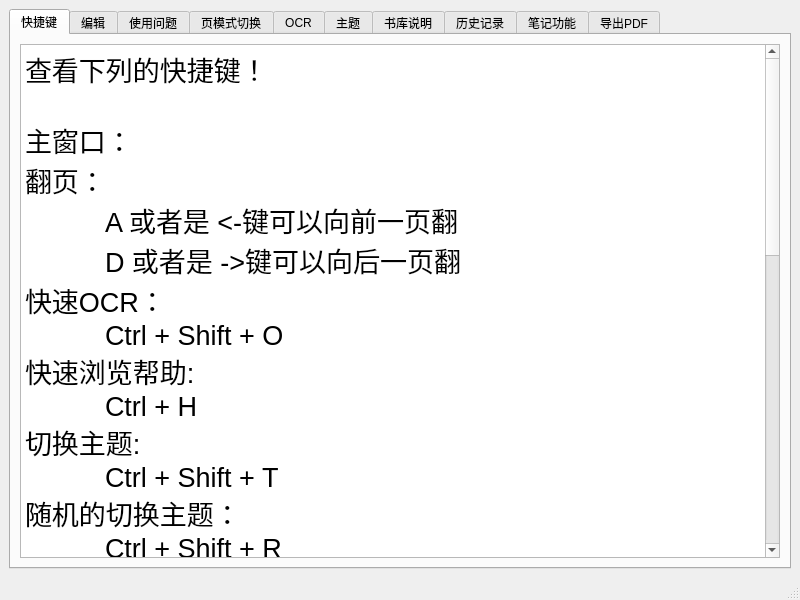
<?xml version="1.0" encoding="UTF-8"?>
<ui version="4.0">
 <class>HelpMainWindow</class>
 <widget class="QMainWindow" name="HelpMainWindow">
  <property name="geometry">
   <rect>
    <x>0</x>
    <y>0</y>
    <width>800</width>
    <height>600</height>
   </rect>
  </property>
  <property name="windowTitle">
   <string>MainWindow</string>
  </property>
  <property name="windowIcon">
   <iconset resource="icons.qrc">
    <normaloff>:/toolbar_icon/pic/help.png</normaloff>:/toolbar_icon/pic/help.png</iconset>
  </property>
  <widget class="QWidget" name="centralwidget">
   <layout class="QGridLayout" name="gridLayout">
    <item row="0" column="0">
     <widget class="QTabWidget" name="tabWidget">
      <property name="currentIndex">
       <number>0</number>
      </property>
      <widget class="QWidget" name="tab">
       <attribute name="title">
        <string>快捷键</string>
       </attribute>
       <layout class="QGridLayout" name="gridLayout_2">
        <item row="0" column="0">
         <widget class="QTextBrowser" name="textBrowser">
          <property name="html">
           <string>&lt;!DOCTYPE HTML PUBLIC &quot;-//W3C//DTD HTML 4.0//EN&quot; &quot;http://www.w3.org/TR/REC-html40/strict.dtd&quot;&gt;
&lt;html&gt;&lt;head&gt;&lt;meta name=&quot;qrichtext&quot; content=&quot;1&quot; /&gt;&lt;meta charset=&quot;utf-8&quot; /&gt;&lt;style type=&quot;text/css&quot;&gt;
p, li { white-space: pre-wrap; }
hr { height: 1px; border-width: 0; }
li.unchecked::marker { content: &quot;\2610&quot;; }
li.checked::marker { content: &quot;\2612&quot;; }
&lt;/style&gt;&lt;/head&gt;&lt;body style=&quot; font-family:'Microsoft YaHei UI'; font-size:9pt; font-weight:400; font-style:normal;&quot;&gt;
&lt;p style=&quot; margin-top:0px; margin-bottom:0px; margin-left:0px; margin-right:0px; -qt-block-indent:0; text-indent:0px;&quot;&gt;&lt;span style=&quot; font-size:20pt;&quot;&gt;查看下列的快捷键！&lt;/span&gt;&lt;/p&gt;
&lt;p style=&quot;-qt-paragraph-type:empty; margin-top:0px; margin-bottom:0px; margin-left:0px; margin-right:0px; -qt-block-indent:0; text-indent:0px; font-size:20pt;&quot;&gt;&lt;br /&gt;&lt;/p&gt;
&lt;p style=&quot; margin-top:0px; margin-bottom:0px; margin-left:0px; margin-right:0px; -qt-block-indent:0; text-indent:0px;&quot;&gt;&lt;span style=&quot; font-size:20pt;&quot;&gt;主窗口：&lt;/span&gt;&lt;/p&gt;
&lt;p style=&quot; margin-top:0px; margin-bottom:0px; margin-left:0px; margin-right:0px; -qt-block-indent:0; text-indent:0px;&quot;&gt;&lt;span style=&quot; font-size:20pt;&quot;&gt;翻页：&lt;/span&gt;&lt;/p&gt;
&lt;p style=&quot; margin-top:0px; margin-bottom:0px; margin-left:0px; margin-right:0px; -qt-block-indent:0; text-indent:0px;&quot;&gt;&lt;span style=&quot; font-size:20pt;&quot;&gt;	A 或者是 &amp;lt;-键可以向前一页翻&lt;/span&gt;&lt;/p&gt;
&lt;p style=&quot; margin-top:0px; margin-bottom:0px; margin-left:0px; margin-right:0px; -qt-block-indent:0; text-indent:0px;&quot;&gt;&lt;span style=&quot; font-size:20pt;&quot;&gt;	D 或者是 -&amp;gt;键可以向后一页翻&lt;/span&gt;&lt;/p&gt;
&lt;p style=&quot; margin-top:0px; margin-bottom:0px; margin-left:0px; margin-right:0px; -qt-block-indent:0; text-indent:0px;&quot;&gt;&lt;span style=&quot; font-size:20pt;&quot;&gt;快速OCR：		&lt;/span&gt;&lt;/p&gt;
&lt;p style=&quot; margin-top:0px; margin-bottom:0px; margin-left:0px; margin-right:0px; -qt-block-indent:0; text-indent:0px;&quot;&gt;&lt;span style=&quot; font-size:20pt;&quot;&gt;	Ctrl + Shift + O&lt;/span&gt;&lt;/p&gt;
&lt;p style=&quot; margin-top:0px; margin-bottom:0px; margin-left:0px; margin-right:0px; -qt-block-indent:0; text-indent:0px;&quot;&gt;&lt;span style=&quot; font-size:20pt;&quot;&gt;快速浏览帮助:	&lt;/span&gt;&lt;/p&gt;
&lt;p style=&quot; margin-top:0px; margin-bottom:0px; margin-left:0px; margin-right:0px; -qt-block-indent:0; text-indent:0px;&quot;&gt;&lt;span style=&quot; font-size:20pt;&quot;&gt;	Ctrl + H&lt;/span&gt;&lt;/p&gt;
&lt;p style=&quot; margin-top:0px; margin-bottom:0px; margin-left:0px; margin-right:0px; -qt-block-indent:0; text-indent:0px;&quot;&gt;&lt;span style=&quot; font-size:20pt;&quot;&gt;切换主题:		&lt;/span&gt;&lt;/p&gt;
&lt;p style=&quot; margin-top:0px; margin-bottom:0px; margin-left:0px; margin-right:0px; -qt-block-indent:0; text-indent:0px;&quot;&gt;&lt;span style=&quot; font-size:20pt;&quot;&gt;	Ctrl + Shift + T&lt;/span&gt;&lt;/p&gt;
&lt;p style=&quot; margin-top:0px; margin-bottom:0px; margin-left:0px; margin-right:0px; -qt-block-indent:0; text-indent:0px;&quot;&gt;&lt;span style=&quot; font-size:20pt;&quot;&gt;随机的切换主题：	&lt;/span&gt;&lt;/p&gt;
&lt;p style=&quot; margin-top:0px; margin-bottom:0px; margin-left:0px; margin-right:0px; -qt-block-indent:0; text-indent:0px;&quot;&gt;&lt;span style=&quot; font-size:20pt;&quot;&gt;	Ctrl + Shift + R&lt;/span&gt;&lt;/p&gt;
&lt;p style=&quot; margin-top:0px; margin-bottom:0px; margin-left:0px; margin-right:0px; -qt-block-indent:0; text-indent:0px;&quot;&gt;&lt;span style=&quot; font-size:20pt;&quot;&gt;切换页码阅读模式:	&lt;/span&gt;&lt;/p&gt;
&lt;p style=&quot; margin-top:0px; margin-bottom:0px; margin-left:0px; margin-right:0px; -qt-block-indent:0; text-indent:0px;&quot;&gt;&lt;span style=&quot; font-size:20pt;&quot;&gt;	P&lt;/span&gt;&lt;/p&gt;
&lt;p style=&quot; margin-top:0px; margin-bottom:0px; margin-left:0px; margin-right:0px; -qt-block-indent:0; text-indent:0px;&quot;&gt;&lt;span style=&quot; font-size:20pt;&quot;&gt;撤销上一次修改：&lt;/span&gt;&lt;/p&gt;
&lt;p style=&quot; margin-top:0px; margin-bottom:0px; margin-left:0px; margin-right:0px; -qt-block-indent:0; text-indent:0px;&quot;&gt;&lt;span style=&quot; font-size:20pt;&quot;&gt;	Ctrl + Z&lt;/span&gt;&lt;/p&gt;
&lt;p style=&quot; margin-top:0px; margin-bottom:0px; margin-left:0px; margin-right:0px; -qt-block-indent:0; text-indent:0px;&quot;&gt;&lt;span style=&quot; font-size:20pt;&quot;&gt;打开编辑窗口： &lt;/span&gt;&lt;/p&gt;
&lt;p style=&quot; margin-top:0px; margin-bottom:0px; margin-left:0px; margin-right:0px; -qt-block-indent:0; text-indent:0px;&quot;&gt;&lt;span style=&quot; font-size:20pt;&quot;&gt;	Ctrl + E&lt;/span&gt;&lt;/p&gt;
&lt;p style=&quot; margin-top:0px; margin-bottom:0px; margin-left:0px; margin-right:0px; -qt-block-indent:0; text-indent:0px;&quot;&gt;&lt;span style=&quot; font-size:20pt;&quot;&gt;保存编辑的PDF： &lt;/span&gt;&lt;/p&gt;
&lt;p style=&quot; margin-top:0px; margin-bottom:0px; margin-left:0px; margin-right:0px; -qt-block-indent:0; text-indent:0px;&quot;&gt;&lt;span style=&quot; font-size:20pt;&quot;&gt;	Ctrl + S&lt;/span&gt;&lt;/p&gt;
&lt;p style=&quot;-qt-paragraph-type:empty; margin-top:0px; margin-bottom:0px; margin-left:0px; margin-right:0px; -qt-block-indent:0; text-indent:0px; font-size:20pt;&quot;&gt;&lt;br /&gt;&lt;/p&gt;
&lt;p style=&quot; margin-top:0px; margin-bottom:0px; margin-left:0px; margin-right:0px; -qt-block-indent:0; text-indent:0px;&quot;&gt;&lt;span style=&quot; font-size:20pt;&quot;&gt;编辑窗口：&lt;/span&gt;&lt;/p&gt;
&lt;p style=&quot; margin-top:0px; margin-bottom:0px; margin-left:0px; margin-right:0px; -qt-block-indent:0; text-indent:0px;&quot;&gt;&lt;span style=&quot; font-size:20pt;&quot;&gt;创建文本框： &lt;/span&gt;&lt;/p&gt;
&lt;p style=&quot; margin-top:0px; margin-bottom:0px; margin-left:0px; margin-right:0px; -qt-block-indent:0; text-indent:0px;&quot;&gt;&lt;span style=&quot; font-size:20pt;&quot;&gt;	Ctrl + T&lt;/span&gt;&lt;/p&gt;
&lt;p style=&quot; margin-top:0px; margin-bottom:0px; margin-left:0px; margin-right:0px; -qt-block-indent:0; text-indent:0px;&quot;&gt;&lt;span style=&quot; font-size:20pt;&quot;&gt;创建荧光笔：&lt;/span&gt;&lt;/p&gt;
&lt;p style=&quot; margin-top:0px; margin-bottom:0px; margin-left:0px; margin-right:0px; -qt-block-indent:0; text-indent:0px;&quot;&gt;&lt;span style=&quot; font-size:20pt;&quot;&gt;	Ctrl + M&lt;/span&gt;&lt;/p&gt;
&lt;p style=&quot; margin-top:0px; margin-bottom:0px; margin-left:0px; margin-right:0px; -qt-block-indent:0; text-indent:0px;&quot;&gt;&lt;span style=&quot; font-size:20pt;&quot;&gt;撤销上次更改：&lt;/span&gt;&lt;/p&gt;
&lt;p style=&quot; margin-top:0px; margin-bottom:0px; margin-left:0px; margin-right:0px; -qt-block-indent:0; text-indent:0px;&quot;&gt;&lt;span style=&quot; font-size:20pt;&quot;&gt;	Ctrl + Z&lt;/span&gt;&lt;/p&gt;
&lt;p style=&quot; margin-top:0px; margin-bottom:0px; margin-left:0px; margin-right:0px; -qt-block-indent:0; text-indent:0px;&quot;&gt;&lt;span style=&quot; font-size:20pt;&quot;&gt;恢复上次撤销: &lt;/span&gt;&lt;/p&gt;
&lt;p style=&quot; margin-top:0px; margin-bottom:0px; margin-left:0px; margin-right:0px; -qt-block-indent:0; text-indent:0px;&quot;&gt;&lt;span style=&quot; font-size:20pt;&quot;&gt;	Ctrl + Y&lt;/span&gt;&lt;/p&gt;
&lt;p style=&quot; margin-top:0px; margin-bottom:0px; margin-left:0px; margin-right:0px; -qt-block-indent:0; text-indent:0px;&quot;&gt;&lt;span style=&quot; font-size:20pt;&quot;&gt;保存更改：&lt;/span&gt;&lt;/p&gt;
&lt;p style=&quot; margin-top:0px; margin-bottom:0px; margin-left:0px; margin-right:0px; -qt-block-indent:0; text-indent:0px;&quot;&gt;&lt;span style=&quot; font-size:20pt;&quot;&gt;	Ctrl + S&lt;/span&gt;&lt;/p&gt;
&lt;p style=&quot;-qt-paragraph-type:empty; margin-top:0px; margin-bottom:0px; margin-left:0px; margin-right:0px; -qt-block-indent:0; text-indent:0px; font-size:20pt;&quot;&gt;&lt;br /&gt;&lt;/p&gt;&lt;/body&gt;&lt;/html&gt;</string>
          </property>
         </widget>
        </item>
       </layout>
      </widget>
      <widget class="QWidget" name="tab_8">
       <attribute name="title">
        <string>编辑</string>
       </attribute>
       <layout class="QGridLayout" name="gridLayout_8">
        <item row="0" column="0">
         <widget class="QTextBrowser" name="textBrowser_8">
          <property name="html">
           <string>&lt;!DOCTYPE HTML PUBLIC &quot;-//W3C//DTD HTML 4.0//EN&quot; &quot;http://www.w3.org/TR/REC-html40/strict.dtd&quot;&gt;
&lt;html&gt;&lt;head&gt;&lt;meta name=&quot;qrichtext&quot; content=&quot;1&quot; /&gt;&lt;meta charset=&quot;utf-8&quot; /&gt;&lt;style type=&quot;text/css&quot;&gt;
p, li { white-space: pre-wrap; }
hr { height: 1px; border-width: 0; }
li.unchecked::marker { content: &quot;\2610&quot;; }
li.checked::marker { content: &quot;\2612&quot;; }
&lt;/style&gt;&lt;/head&gt;&lt;body style=&quot; font-family:'Microsoft YaHei UI'; font-size:9pt; font-weight:400; font-style:normal;&quot;&gt;
&lt;p style=&quot; margin-top:0px; margin-bottom:0px; margin-left:0px; margin-right:0px; -qt-block-indent:0; text-indent:0px;&quot;&gt;&lt;span style=&quot; font-size:22pt;&quot;&gt;本版本开始支持编辑！&lt;/span&gt;&lt;/p&gt;
&lt;p style=&quot;-qt-paragraph-type:empty; margin-top:0px; margin-bottom:0px; margin-left:0px; margin-right:0px; -qt-block-indent:0; text-indent:0px; font-size:22pt;&quot;&gt;&lt;br /&gt;&lt;/p&gt;
&lt;p style=&quot; margin-top:0px; margin-bottom:0px; margin-left:0px; margin-right:0px; -qt-block-indent:0; text-indent:0px;&quot;&gt;&lt;span style=&quot; font-size:22pt;&quot;&gt;本版本目前支持对PDF进行荧光笔标记和图像标记！摁住Ctrl + M，或者是在菜单栏，工具栏中选择希望的添加都可以很好的完成任务&lt;/span&gt;&lt;/p&gt;
&lt;p style=&quot;-qt-paragraph-type:empty; margin-top:0px; margin-bottom:0px; margin-left:0px; margin-right:0px; -qt-block-indent:0; text-indent:0px; font-size:22pt;&quot;&gt;&lt;br /&gt;&lt;/p&gt;
&lt;p style=&quot; margin-top:0px; margin-bottom:0px; margin-left:0px; margin-right:0px; -qt-block-indent:0; text-indent:0px;&quot;&gt;&lt;span style=&quot; font-size:22pt;&quot;&gt;你可以使用鼠标移动这些标记，在一旁的setting控件中设置他们的属性！&lt;/span&gt;&lt;/p&gt;
&lt;p style=&quot;-qt-paragraph-type:empty; margin-top:0px; margin-bottom:0px; margin-left:0px; margin-right:0px; -qt-block-indent:0; text-indent:0px; font-size:22pt;&quot;&gt;&lt;br /&gt;&lt;/p&gt;
&lt;p style=&quot; margin-top:0px; margin-bottom:0px; margin-left:0px; margin-right:0px; -qt-block-indent:0; text-indent:0px;&quot;&gt;&lt;span style=&quot; font-size:22pt;&quot;&gt;注意到：文字的编辑可能会稍有卡顿，可以敲入回车或者是Backspace键刷新！&lt;/span&gt;&lt;/p&gt;
&lt;p style=&quot;-qt-paragraph-type:empty; margin-top:0px; margin-bottom:0px; margin-left:0px; margin-right:0px; -qt-block-indent:0; text-indent:0px; font-size:22pt;&quot;&gt;&lt;br /&gt;&lt;/p&gt;
&lt;p style=&quot; margin-top:0px; margin-bottom:0px; margin-left:0px; margin-right:0px; -qt-block-indent:0; text-indent:0px;&quot;&gt;&lt;span style=&quot; font-size:22pt;&quot;&gt;摁住Crtl + Z键撤销，Ctrl + Y键可以恢复先前的撤销&lt;/span&gt;&lt;/p&gt;&lt;/body&gt;&lt;/html&gt;</string>
          </property>
         </widget>
        </item>
       </layout>
      </widget>
      <widget class="QWidget" name="tab_6">
       <attribute name="title">
        <string>使用问题</string>
       </attribute>
       <widget class="QTextBrowser" name="textBrowser_6">
        <property name="geometry">
         <rect>
          <x>10</x>
          <y>20</y>
          <width>731</width>
          <height>501</height>
         </rect>
        </property>
        <property name="html">
         <string>&lt;!DOCTYPE HTML PUBLIC &quot;-//W3C//DTD HTML 4.0//EN&quot; &quot;http://www.w3.org/TR/REC-html40/strict.dtd&quot;&gt;
&lt;html&gt;&lt;head&gt;&lt;meta name=&quot;qrichtext&quot; content=&quot;1&quot; /&gt;&lt;meta charset=&quot;utf-8&quot; /&gt;&lt;style type=&quot;text/css&quot;&gt;
p, li { white-space: pre-wrap; }
hr { height: 1px; border-width: 0; }
li.unchecked::marker { content: &quot;\2610&quot;; }
li.checked::marker { content: &quot;\2612&quot;; }
&lt;/style&gt;&lt;/head&gt;&lt;body style=&quot; font-family:'Microsoft YaHei UI'; font-size:9pt; font-weight:400; font-style:normal;&quot;&gt;
&lt;p style=&quot; margin-top:0px; margin-bottom:0px; margin-left:0px; margin-right:0px; -qt-block-indent:0; text-indent:0px;&quot;&gt;&lt;span style=&quot; font-size:20pt;&quot;&gt;使用的问题：&lt;/span&gt;&lt;/p&gt;
&lt;p style=&quot; margin-top:0px; margin-bottom:0px; margin-left:0px; margin-right:0px; -qt-block-indent:0; text-indent:0px;&quot;&gt;&lt;span style=&quot; font-size:20pt;&quot;&gt;如果出现快捷键失效的问题：单击刷新小图标进行刷新&lt;/span&gt;&lt;/p&gt;
&lt;p style=&quot; margin-top:0px; margin-bottom:0px; margin-left:0px; margin-right:0px; -qt-block-indent:0; text-indent:0px;&quot;&gt;&lt;span style=&quot; font-size:20pt;&quot;&gt;(新版Bug已经大规模的修复，但仍然可能存在失焦问题，但是都可以通过点击这个键处理)&lt;/span&gt;&lt;/p&gt;
&lt;p style=&quot; margin-top:0px; margin-bottom:0px; margin-left:0px; margin-right:0px; -qt-block-indent:0; text-indent:0px;&quot;&gt;&lt;img src=&quot;:/toolbar_icon/pic/refresh.png&quot; /&gt;&lt;/p&gt;&lt;/body&gt;&lt;/html&gt;</string>
        </property>
       </widget>
      </widget>
      <widget class="QWidget" name="tab_9">
       <attribute name="title">
        <string>页模式切换</string>
       </attribute>
       <layout class="QGridLayout" name="gridLayout_9">
        <item row="0" column="0">
         <widget class="QTextBrowser" name="textBrowser_9">
          <property name="html">
           <string>&lt;!DOCTYPE HTML PUBLIC &quot;-//W3C//DTD HTML 4.0//EN&quot; &quot;http://www.w3.org/TR/REC-html40/strict.dtd&quot;&gt;
&lt;html&gt;&lt;head&gt;&lt;meta name=&quot;qrichtext&quot; content=&quot;1&quot; /&gt;&lt;meta charset=&quot;utf-8&quot; /&gt;&lt;style type=&quot;text/css&quot;&gt;
p, li { white-space: pre-wrap; }
hr { height: 1px; border-width: 0; }
li.unchecked::marker { content: &quot;\2610&quot;; }
li.checked::marker { content: &quot;\2612&quot;; }
&lt;/style&gt;&lt;/head&gt;&lt;body style=&quot; font-family:'Microsoft YaHei UI'; font-size:9pt; font-weight:400; font-style:normal;&quot;&gt;
&lt;p style=&quot; margin-top:0px; margin-bottom:0px; margin-left:0px; margin-right:0px; -qt-block-indent:0; text-indent:0px;&quot;&gt;&lt;span style=&quot; font-size:20pt;&quot;&gt;本应用程序支持单页阅读和多页阅读！你可以按一下键盘的P键，或者是在菜单栏中更改。当然可以在工具栏种找到下面这个图标进行更改：&lt;/span&gt;&lt;/p&gt;
&lt;p style=&quot; margin-top:0px; margin-bottom:0px; margin-left:0px; margin-right:0px; -qt-block-indent:0; text-indent:0px;&quot;&gt;&lt;span style=&quot; font-size:20pt;&quot;&gt;BTW：不建议在多页模式下更改文件PDF，这可能会导致无法显示更改！&lt;/span&gt;&lt;/p&gt;
&lt;p style=&quot; margin-top:0px; margin-bottom:0px; margin-left:0px; margin-right:0px; -qt-block-indent:0; text-indent:0px;&quot;&gt;&lt;img src=&quot;:/toolbar_icon/pic/pageMode.png&quot; /&gt;&lt;/p&gt;&lt;/body&gt;&lt;/html&gt;</string>
          </property>
         </widget>
        </item>
       </layout>
      </widget>
      <widget class="QWidget" name="tab_2">
       <attribute name="title">
        <string>OCR</string>
       </attribute>
       <layout class="QGridLayout" name="gridLayout_3">
        <item row="0" column="0">
         <widget class="QTextBrowser" name="textBrowser_2">
          <property name="html">
           <string>&lt;!DOCTYPE HTML PUBLIC &quot;-//W3C//DTD HTML 4.0//EN&quot; &quot;http://www.w3.org/TR/REC-html40/strict.dtd&quot;&gt;
&lt;html&gt;&lt;head&gt;&lt;meta name=&quot;qrichtext&quot; content=&quot;1&quot; /&gt;&lt;meta charset=&quot;utf-8&quot; /&gt;&lt;style type=&quot;text/css&quot;&gt;
p, li { white-space: pre-wrap; }
hr { height: 1px; border-width: 0; }
li.unchecked::marker { content: &quot;\2610&quot;; }
li.checked::marker { content: &quot;\2612&quot;; }
&lt;/style&gt;&lt;/head&gt;&lt;body style=&quot; font-family:'Microsoft YaHei UI'; font-size:9pt; font-weight:400; font-style:normal;&quot;&gt;
&lt;p style=&quot; margin-top:0px; margin-bottom:0px; margin-left:0px; margin-right:0px; -qt-block-indent:0; text-indent:0px;&quot;&gt;&lt;span style=&quot; font-size:20pt;&quot;&gt;1. 本PDF程序的OCR来自谷歌开发的Tesseract库&lt;/span&gt;&lt;/p&gt;
&lt;p style=&quot; margin-top:0px; margin-bottom:0px; margin-left:0px; margin-right:0px; -qt-block-indent:0; text-indent:0px;&quot;&gt;&lt;span style=&quot; font-size:20pt;&quot;&gt;https://github.com/tesseract-ocr/tesseract&lt;/span&gt;&lt;/p&gt;
&lt;p style=&quot; margin-top:0px; margin-bottom:0px; margin-left:0px; margin-right:0px; -qt-block-indent:0; text-indent:0px;&quot;&gt;&lt;span style=&quot; font-size:20pt;&quot;&gt;2. 本PDF应用程序目前仅支持整页识别&lt;/span&gt;&lt;/p&gt;
&lt;p style=&quot; margin-top:0px; margin-bottom:0px; margin-left:0px; margin-right:0px; -qt-block-indent:0; text-indent:0px;&quot;&gt;&lt;span style=&quot; font-size:20pt;&quot;&gt;3. 使用前如果需要使用自己的Tesseract，请配置好相关的路径Tesseract.exe&lt;/span&gt;&lt;/p&gt;
&lt;p style=&quot; margin-top:0px; margin-bottom:0px; margin-left:0px; margin-right:0px; -qt-block-indent:0; text-indent:0px;&quot;&gt;&lt;span style=&quot; font-size:20pt;&quot;&gt;4. 使用清理历史来清理OCR产生的垃圾:)&lt;/span&gt;&lt;/p&gt;&lt;/body&gt;&lt;/html&gt;</string>
          </property>
         </widget>
        </item>
       </layout>
      </widget>
      <widget class="QWidget" name="tab_3">
       <attribute name="title">
        <string>主题</string>
       </attribute>
       <layout class="QGridLayout" name="gridLayout_4">
        <item row="0" column="0">
         <widget class="QTextBrowser" name="textBrowser_3">
          <property name="html">
           <string>&lt;!DOCTYPE HTML PUBLIC &quot;-//W3C//DTD HTML 4.0//EN&quot; &quot;http://www.w3.org/TR/REC-html40/strict.dtd&quot;&gt;
&lt;html&gt;&lt;head&gt;&lt;meta name=&quot;qrichtext&quot; content=&quot;1&quot; /&gt;&lt;meta charset=&quot;utf-8&quot; /&gt;&lt;style type=&quot;text/css&quot;&gt;
p, li { white-space: pre-wrap; }
hr { height: 1px; border-width: 0; }
li.unchecked::marker { content: &quot;\2610&quot;; }
li.checked::marker { content: &quot;\2612&quot;; }
&lt;/style&gt;&lt;/head&gt;&lt;body style=&quot; font-family:'Microsoft YaHei UI'; font-size:9pt; font-weight:400; font-style:normal;&quot;&gt;
&lt;p style=&quot; margin-top:0px; margin-bottom:0px; margin-left:0px; margin-right:0px; -qt-block-indent:0; text-indent:0px;&quot;&gt;&lt;span style=&quot; font-size:22pt;&quot;&gt;主题来源：&lt;/span&gt;&lt;/p&gt;
&lt;p style=&quot; margin-top:0px; margin-bottom:0px; margin-left:0px; margin-right:0px; -qt-block-indent:0; text-indent:0px;&quot;&gt;&lt;span style=&quot; font-size:22pt;&quot;&gt;https://github.com/ColinDuquesnoy/QDarkStyleSheet.git&lt;/span&gt;&lt;/p&gt;
&lt;p style=&quot; margin-top:0px; margin-bottom:0px; margin-left:0px; margin-right:0px; -qt-block-indent:0; text-indent:0px;&quot;&gt;&lt;span style=&quot; font-size:22pt;&quot;&gt;https://github.com/GTRONICK/QSS.git&lt;/span&gt;&lt;/p&gt;
&lt;p style=&quot; margin-top:0px; margin-bottom:0px; margin-left:0px; margin-right:0px; -qt-block-indent:0; text-indent:0px;&quot;&gt;&lt;span style=&quot; font-size:22pt;&quot;&gt;尚不支持本地自由添加主题，再下一个版本将会开放（如果他还会被维护...）&lt;/span&gt;&lt;/p&gt;
&lt;p style=&quot; margin-top:0px; margin-bottom:0px; margin-left:0px; margin-right:0px; -qt-block-indent:0; text-indent:0px;&quot;&gt;&lt;span style=&quot; font-size:22pt;&quot;&gt;可以在菜单-&amp;gt;高级模块或者是快捷键切换主题&lt;/span&gt;&lt;/p&gt;&lt;/body&gt;&lt;/html&gt;</string>
          </property>
         </widget>
        </item>
       </layout>
      </widget>
      <widget class="QWidget" name="tab_4">
       <attribute name="title">
        <string>书库说明</string>
       </attribute>
       <layout class="QGridLayout" name="gridLayout_5">
        <item row="0" column="0">
         <widget class="QTextBrowser" name="textBrowser_4">
          <property name="html">
           <string>&lt;!DOCTYPE HTML PUBLIC &quot;-//W3C//DTD HTML 4.0//EN&quot; &quot;http://www.w3.org/TR/REC-html40/strict.dtd&quot;&gt;
&lt;html&gt;&lt;head&gt;&lt;meta name=&quot;qrichtext&quot; content=&quot;1&quot; /&gt;&lt;meta charset=&quot;utf-8&quot; /&gt;&lt;style type=&quot;text/css&quot;&gt;
p, li { white-space: pre-wrap; }
hr { height: 1px; border-width: 0; }
li.unchecked::marker { content: &quot;\2610&quot;; }
li.checked::marker { content: &quot;\2612&quot;; }
&lt;/style&gt;&lt;/head&gt;&lt;body style=&quot; font-family:'Microsoft YaHei UI'; font-size:9pt; font-weight:400; font-style:normal;&quot;&gt;
&lt;p style=&quot; margin-top:0px; margin-bottom:0px; margin-left:0px; margin-right:0px; -qt-block-indent:0; text-indent:0px;&quot;&gt;&lt;span style=&quot; font-size:20pt;&quot;&gt;书库实际上就是选择特定的路径查看该路径下所有的PDF，单击PDF文件项就可以使用它来查看了&lt;/span&gt;&lt;/p&gt;&lt;/body&gt;&lt;/html&gt;</string>
          </property>
         </widget>
        </item>
       </layout>
      </widget>
      <widget class="QWidget" name="tab_5">
       <attribute name="title">
        <string>历史记录</string>
       </attribute>
       <layout class="QGridLayout" name="gridLayout_6">
        <item row="0" column="0">
         <widget class="QTextBrowser" name="textBrowser_5">
          <property name="html">
           <string>&lt;!DOCTYPE HTML PUBLIC &quot;-//W3C//DTD HTML 4.0//EN&quot; &quot;http://www.w3.org/TR/REC-html40/strict.dtd&quot;&gt;
&lt;html&gt;&lt;head&gt;&lt;meta name=&quot;qrichtext&quot; content=&quot;1&quot; /&gt;&lt;meta charset=&quot;utf-8&quot; /&gt;&lt;style type=&quot;text/css&quot;&gt;
p, li { white-space: pre-wrap; }
hr { height: 1px; border-width: 0; }
li.unchecked::marker { content: &quot;\2610&quot;; }
li.checked::marker { content: &quot;\2612&quot;; }
&lt;/style&gt;&lt;/head&gt;&lt;body style=&quot; font-family:'Microsoft YaHei UI'; font-size:9pt; font-weight:400; font-style:normal;&quot;&gt;
&lt;p style=&quot; margin-top:0px; margin-bottom:0px; margin-left:0px; margin-right:0px; -qt-block-indent:0; text-indent:0px;&quot;&gt;&lt;span style=&quot; font-size:22pt;&quot;&gt;历史记录将会记录你所有浏览过的PDF，删除历史记录可以单击右键选择删除历史进行调整&lt;/span&gt;&lt;/p&gt;&lt;/body&gt;&lt;/html&gt;</string>
          </property>
         </widget>
        </item>
       </layout>
      </widget>
      <widget class="QWidget" name="tab_7">
       <attribute name="title">
        <string>笔记功能</string>
       </attribute>
       <layout class="QGridLayout" name="gridLayout_7">
        <item row="0" column="0">
         <widget class="QTextBrowser" name="textBrowser_7">
          <property name="html">
           <string>&lt;!DOCTYPE HTML PUBLIC &quot;-//W3C//DTD HTML 4.0//EN&quot; &quot;http://www.w3.org/TR/REC-html40/strict.dtd&quot;&gt;
&lt;html&gt;&lt;head&gt;&lt;meta name=&quot;qrichtext&quot; content=&quot;1&quot; /&gt;&lt;meta charset=&quot;utf-8&quot; /&gt;&lt;style type=&quot;text/css&quot;&gt;
p, li { white-space: pre-wrap; }
hr { height: 1px; border-width: 0; }
li.unchecked::marker { content: &quot;\2610&quot;; }
li.checked::marker { content: &quot;\2612&quot;; }
&lt;/style&gt;&lt;/head&gt;&lt;body style=&quot; font-family:'Microsoft YaHei UI'; font-size:9pt; font-weight:400; font-style:normal;&quot;&gt;
&lt;p style=&quot; margin-top:0px; margin-bottom:0px; margin-left:0px; margin-right:0px; -qt-block-indent:0; text-indent:0px;&quot;&gt;&lt;span style=&quot; font-size:20pt;&quot;&gt;是的！本PDF支持联动笔记！默认的配置是为txt文件注册了记事本来阅读，你可以为你的其他格式的笔记文件注册EXE程序进行启动，只要这个应用程序满足命令行格式：&lt;/span&gt;&lt;/p&gt;
&lt;p style=&quot; margin-top:0px; margin-bottom:0px; margin-left:0px; margin-right:0px; -qt-block-indent:0; text-indent:0px;&quot;&gt;&lt;span style=&quot; font-size:20pt;&quot;&gt;note.exe note.file&lt;/span&gt;&lt;/p&gt;
&lt;p style=&quot; margin-top:0px; margin-bottom:0px; margin-left:0px; margin-right:0px; -qt-block-indent:0; text-indent:0px;&quot;&gt;&lt;span style=&quot; font-size:20pt;&quot;&gt;就可以对之进行启动了！&lt;/span&gt;&lt;/p&gt;
&lt;p style=&quot;-qt-paragraph-type:empty; margin-top:0px; margin-bottom:0px; margin-left:0px; margin-right:0px; -qt-block-indent:0; text-indent:0px; font-size:20pt;&quot;&gt;&lt;br /&gt;&lt;/p&gt;&lt;/body&gt;&lt;/html&gt;</string>
          </property>
         </widget>
        </item>
       </layout>
      </widget>
      <widget class="QWidget" name="tab_10">
       <attribute name="title">
        <string>导出PDF</string>
       </attribute>
       <layout class="QGridLayout" name="gridLayout_10">
        <item row="0" column="0">
         <widget class="QTextBrowser" name="textBrowser_10">
          <property name="html">
           <string>&lt;!DOCTYPE HTML PUBLIC &quot;-//W3C//DTD HTML 4.0//EN&quot; &quot;http://www.w3.org/TR/REC-html40/strict.dtd&quot;&gt;
&lt;html&gt;&lt;head&gt;&lt;meta name=&quot;qrichtext&quot; content=&quot;1&quot; /&gt;&lt;meta charset=&quot;utf-8&quot; /&gt;&lt;style type=&quot;text/css&quot;&gt;
p, li { white-space: pre-wrap; }
hr { height: 1px; border-width: 0; }
li.unchecked::marker { content: &quot;\2610&quot;; }
li.checked::marker { content: &quot;\2612&quot;; }
&lt;/style&gt;&lt;/head&gt;&lt;body style=&quot; font-family:'Microsoft YaHei UI'; font-size:9pt; font-weight:400; font-style:normal;&quot;&gt;
&lt;p style=&quot; margin-top:0px; margin-bottom:0px; margin-left:0px; margin-right:0px; -qt-block-indent:0; text-indent:0px;&quot;&gt;&lt;span style=&quot; font-size:22pt;&quot;&gt;本版本开始支持导出PDF！&lt;/span&gt;&lt;/p&gt;
&lt;p style=&quot; margin-top:0px; margin-bottom:0px; margin-left:0px; margin-right:0px; -qt-block-indent:0; text-indent:0px;&quot;&gt;&lt;span style=&quot; font-size:22pt;&quot;&gt;对于您所编辑的PDF可以支持导出了！&lt;/span&gt;&lt;/p&gt;
&lt;p style=&quot; margin-top:0px; margin-bottom:0px; margin-left:0px; margin-right:0px; -qt-block-indent:0; text-indent:0px;&quot;&gt;&lt;span style=&quot; font-size:22pt;&quot;&gt;注意到对于400页以上的PDF将会在导出的过程中大量消耗你的内存，不过不用担心，他们会很好的完成渲染和导出任务！&lt;/span&gt;&lt;/p&gt;
&lt;p style=&quot; margin-top:0px; margin-bottom:0px; margin-left:0px; margin-right:0px; -qt-block-indent:0; text-indent:0px;&quot;&gt;&lt;span style=&quot; font-size:22pt;&quot;&gt;对于中途发现导出任务不可忍受，你可以自由的暂停渲染和导出！&lt;/span&gt;&lt;/p&gt;
&lt;p style=&quot; margin-top:0px; margin-bottom:0px; margin-left:0px; margin-right:0px; -qt-block-indent:0; text-indent:0px;&quot;&gt;&lt;span style=&quot; font-size:22pt;&quot;&gt;默认的，导出终止时将会删除导出的产物，你可以选择留下它！所有完成了导出的PDF仍然会留在原地&lt;/span&gt;&lt;/p&gt;
&lt;p style=&quot; margin-top:0px; margin-bottom:0px; margin-left:0px; margin-right:0px; -qt-block-indent:0; text-indent:0px;&quot;&gt;&lt;span style=&quot; font-size:22pt;&quot;&gt;高级：&lt;/span&gt;&lt;/p&gt;
&lt;p style=&quot; margin-top:0px; margin-bottom:0px; margin-left:0px; margin-right:0px; -qt-block-indent:0; text-indent:0px;&quot;&gt;&lt;span style=&quot; font-size:22pt;&quot;&gt;需要您注意的是：由于原PDF有一定的信息丢失，渲染时将只会讲图片层面的进行渲染，，这将不可避免的带来PDF导出文件的膨胀！（843页的PDF将会膨胀到200+MB）&lt;/span&gt;&lt;/p&gt;&lt;/body&gt;&lt;/html&gt;</string>
          </property>
         </widget>
        </item>
       </layout>
      </widget>
     </widget>
    </item>
   </layout>
  </widget>
  <widget class="QMenuBar" name="menubar">
   <property name="geometry">
    <rect>
     <x>0</x>
     <y>0</y>
     <width>800</width>
     <height>21</height>
    </rect>
   </property>
  </widget>
  <widget class="QStatusBar" name="statusbar"/>
 </widget>
 <resources>
  <include location="icons.qrc"/>
 </resources>
 <connections/>
</ui>
